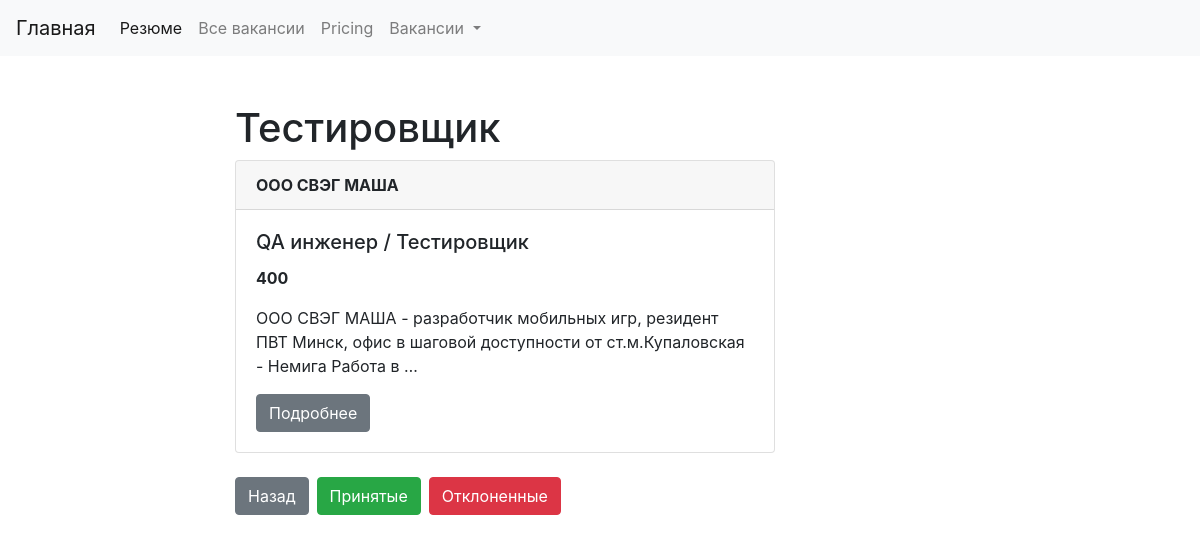
Page /client/resume_detail/tester/ on the committed database.
### client/models.py (models this page shows, shortened)
class Resume(models.Model):
    state = models.CharField(max_length=100)
    slug = models.SlugField(max_length=100, unique=True)
    vacancies_in_waiting = models.ManyToManyField('Vacancy', blank=True, related_name='in_waiting_for_resume')
    vacancies_accept = models.ManyToManyField('Vacancy', blank=True, related_name='accept_for_resume')
    vacancies_reject = models.ManyToManyField('Vacancy', blank=True, related_name='reject_for_resume')
    def get_accept_url(self):
        return reverse('accepted_vacancies_url', kwargs={'slug': self.slug})
    def get_reject_url(self):
        return reverse('rejected_vacancies_url', kwargs={'slug': self.slug})

class Vacancy(models.Model):
    state = models.CharField(max_length=100)
    slug = models.SlugField(max_length=100, unique=True)
    salary = models.CharField(max_length=20)
    organization = models.CharField(max_length=100)
    address = models.CharField(max_length=200, null=True)
    employment = models.CharField(max_length=100, null=True)
    description = models.TextField(max_length=1000)
    skills = models.CharField(max_length=100, null=True)
    requirements = models.TextField(max_length=1000, null=True)
    duties = models.TextField(max_length=1000, null=True)
    conditions = models.TextField(max_length=1000, null=True)
    def get_absolute_url(self):
        return reverse('vacancy_detail_url', kwargs={'slug': self.slug})

### client/views.py (the view)
# urls.py: path('resume_detail/<str:slug>/', resume_detail, name='resume_detail_url'),
def resume_detail(request, slug):
    resume = Resume.objects.get(slug__iexact=slug)
    return render(request, 'client/client_resume_detail.html', context={'resume': resume})

### client/templates/client/client_resume_detail.html (shortened to what this page needs)
{% extends 'client/base.html' %}
{% block content %}
    <h1 class="mt-5">
        {{ resume.state }}
    </h1>
    {% for vacancy in resume.vacancies_in_waiting.all %}
        {% include 'client/includes/vacancy_template.html' %}
    {% endfor %}
<div class="btn-toolbar" role="toolbar" aria-label="Toolbar with button groups">
  <div class="btn-group mr-2" role="group" aria-label="First group">
    <a href="{%  url 'resume_list_url' %}" class="btn btn-secondary">Назад</a>
  </div>
 <div class="btn-group mr-2" role="group" aria-label="Second group">
    <a href="{{ resume.get_accept_url }}"  class="btn btn-success">Принятые</a>
  </div>
  <div class="btn-group" role="group" aria-label="Third group">
    <a  href="{{ resume.get_reject_url }}" class="btn btn-danger">Отклоненные</a>
  </div>
</div>
{% endblock %}

### client/templates/client/includes/vacancy_template.html
<div class="card mb-4">
    <div class="card-header">
        <b>{{ vacancy.organization }}</b>
    </div>
    <div class="card-body">
        <h5 class="card-title">{{ vacancy.state }}</h5>
        <p class="card-text"><b>{{ vacancy.salary }}</b></p>
        <p class="card-text">{{ vacancy.description | truncatewords:20 }}</p>
        <a  href="{{ vacancy.get_absolute_url }}" class="btn btn-secondary">Подробнее</a>
    </div>
</div>

### rows in the picture
Resume: state "Тестировщик"
Vacancy: organization "ООО СВЭГ МАША", state "QA инженер / Тестировщик", salary "400", description "ООО СВЭГ МАША - разработчик мобильных игр, резидент ПВТ Минск, офис в шаговой доступности от ст.м.Купаловская - Немига Работа в …"
